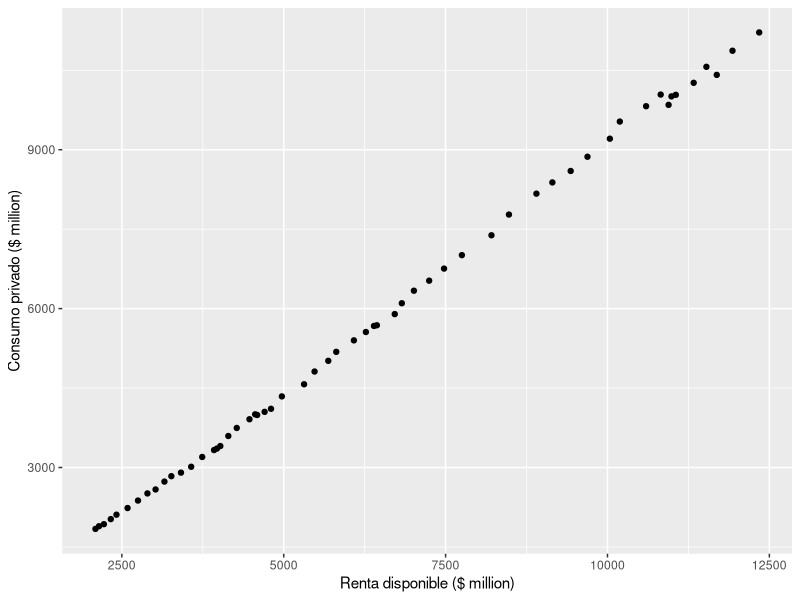

Reproduce this figure in R.
## ---- chunk 1
library(tidyverse)
CONS_USA <- read_csv("CONS_USA.csv")
#
ts_CONS_USA <- ts(CONS_USA[,2:3], start=c(1959), end = c(2015))
head(ts_CONS_USA)
#
CONS_USA %>%
  ggplot(aes(x = Y, y = C)) +
  geom_point() +
  ylab("Consumo privado ($ million)") + xlab("Renta disponible ($ million)")
#
KEYNES_model <- lm (C ~ Y, data = ts_CONS_USA)
summary(KEYNES_model)
